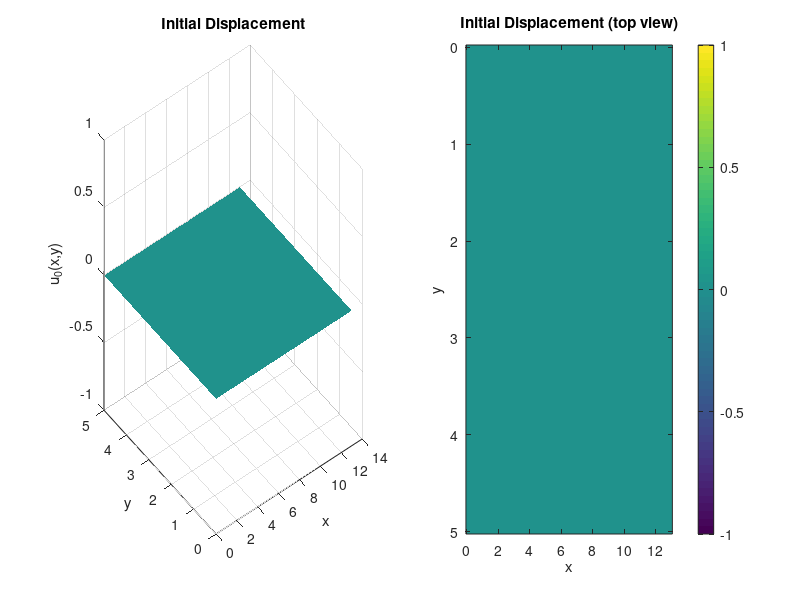

The MATLAB script that drew this image: (Note: this script raises an error after producing the figure.)
% QUICK_TEST_RUN_SWR_2D - Compare FDTD, SWR Dirichlet, and SWR Robin
clear all; close all; clc;

fprintf('Comparing FDTD, SWR Dirichlet, and SWR Robin...\n');

% Parameters
% N = 2;
N = 4;
a = 3;
M = 1;
Lx = N*a + M;
Ly = 5;
T = 10;
c = 1.0;
dh = 0.2;
dt = 0.7*dh/c;

% % viscous
% gamma = 1;
% nu = 0;

% viscoelastic
gamma = 0;
nu = 1;

% Transmission condition parameters
% theta1 = 1/c;  % p parameter for Robin
% theta2 = 0;    % q parameter for Robin

theta1 = 0;
theta2 = 1/a;

% SWR iterations
k = 50*N;

% % Initial conditions
% u0 = @(x,y) sin(3*pi.*x/Lx) .* sin(5*pi.*y/Ly);
% v0 = @(x,y) 0.*x.*y;

u0 = @(x,y) 0.*x.*y;
v0 = @(x,y) exp(-sqrt((x-Lx/3).^2+(y-Ly/3).^2));

% Plot initial conditions
x_ic = linspace(0, Lx, 100);
y_ic = linspace(0, Ly, 100);
[X, Y] = meshgrid(x_ic, y_ic);
U0 = u0(X, Y);

figure()
subplot(1,2,1)
surf(X, Y, U0)
shading interp
xlabel('x')
ylabel('y')
zlabel('u_0(x,y)')
title('Initial Displacement')

subplot(1,2,2)
imagesc(x_ic, y_ic, U0)
xlabel('x')
ylabel('y')
title('Initial Displacement (top view)')
colorbar
sgtitle('Initial Conditions')

%% Compute reference solution with FDTD
fprintf('Computing reference solution with FDTD...\n');
u_ref = run_fdtd_2D(u0, v0, Lx, Ly, T, c, dh, dt, gamma, nu);
u_init = rand(size(u_ref));

%% Run SWR with Dirichlet interfaces
fprintf('Running SWR with Dirichlet interfaces...\n');
tic;
[ud_dirichlet, final_res_dirichlet, res_history_dirichlet] = run_swr_dirichlet_2D(u0, v0, N, a, M, T, c, dh, dt, gamma, nu, theta1, theta2, k, u_init, u_ref);
time_dirichlet = toc;

fprintf('Dirichlet Results:\n');
fprintf('  Iterations: %d\n', k);
fprintf('  Final residual: %.3e\n', final_res_dirichlet);
fprintf('  Time: %.2f seconds\n', time_dirichlet);

%% Run SWR with Robin interfaces
fprintf('Running SWR with Robin interfaces...\n');
tic;
[ud_robin, final_res_robin, res_history_robin] = run_swr_2D(u0, v0, N, a, M, T, c, dh, dt, gamma, nu, theta1, theta2, k, u_init, u_ref);
time_robin = toc;

fprintf('Robin Results:\n');
fprintf('  Iterations: %d\n', k);
fprintf('  Final residual: %.3e\n', final_res_robin);
fprintf('  Time: %.2f seconds\n', time_robin);

%% Plot comparison results
% Final time solutions comparison
figure()
subplot(2,3,1)
imagesc(squeeze(u_ref(:,:,end)))
title('FDTD Reference (final time)')
colorbar
axis equal tight

subplot(2,3,2)
imagesc(squeeze(ud_dirichlet(:,:,end)))
title('SWR Dirichlet (final time)')
colorbar
axis equal tight

subplot(2,3,3)
imagesc(squeeze(ud_robin(:,:,end)))
title('SWR Robin (final time)')
colorbar
axis equal tight

% Error maps
subplot(2,3,4)
error_dirichlet = abs(ud_dirichlet - u_ref);
imagesc(squeeze(error_dirichlet(:,:,end)))
title('Dirichlet Error (final time)')
colorbar
axis equal tight

subplot(2,3,5)
error_robin = abs(ud_robin - u_ref);
imagesc(squeeze(error_robin(:,:,end)))
title('Robin Error (final time)')
colorbar
axis equal tight

% Convergence history
subplot(2,3,6)
semilogy(1:length(res_history_dirichlet), res_history_dirichlet, 'o-', 'LineWidth', 2, 'DisplayName', 'Dirichlet')
hold on
semilogy(1:length(res_history_robin), res_history_robin, 's-', 'LineWidth', 2, 'DisplayName', 'Robin')
xlabel('Iteration')
ylabel('Relative Residual')
title('SWR Convergence History')
legend('show', 'Location', 'best')
grid on
sgtitle('Method Comparison: FDTD vs SWR with Different Interface Conditions')

%% Plot time evolution at center line for all methods
figure()
y_center = round(Ly/2);
x_axis = linspace(0, Lx, size(u_ref,1));
t_axis = linspace(0, T, size(u_ref,3));

u_ref_center = squeeze(u_ref(:, y_center, :))';
ud_dirichlet_center = squeeze(ud_dirichlet(:, y_center, :))';
ud_robin_center = squeeze(ud_robin(:, y_center, :))';

% Reference solution
subplot(2,3,1)
surf(x_axis, t_axis, u_ref_center)
shading interp
xlabel('x')
ylabel('t')
zlabel('u')
title('FDTD Reference (center y)')

% Dirichlet solution
subplot(2,3,2)
surf(x_axis, t_axis, ud_dirichlet_center)
shading interp
xlabel('x')
ylabel('t')
zlabel('u')
title('SWR Dirichlet (center y)')

% Robin solution
subplot(2,3,3)
surf(x_axis, t_axis, ud_robin_center)
shading interp
xlabel('x')
ylabel('t')
zlabel('u')
title('SWR Robin (center y)')

% Error - Dirichlet
subplot(2,3,4)
error_dirichlet_center = abs(u_ref_center - ud_dirichlet_center);
surf(x_axis, t_axis, error_dirichlet_center)
shading interp
xlabel('x')
ylabel('t')
zlabel('Error')
title('Dirichlet Error (center y)')

% Error - Robin
subplot(2,3,5)
error_robin_center = abs(u_ref_center - ud_robin_center);
surf(x_axis, t_axis, error_robin_center)
shading interp
xlabel('x')
ylabel('t')
zlabel('Error')
title('Robin Error (center y)')

% Final time slice comparison
subplot(2,3,6)
plot(x_axis, u_ref_center(end,:), 'k-', 'LineWidth', 3, 'DisplayName', 'FDTD Reference')
hold on
plot(x_axis, ud_dirichlet_center(end,:), 'r--', 'LineWidth', 2, 'DisplayName', 'SWR Dirichlet')
plot(x_axis, ud_robin_center(end,:), 'b:', 'LineWidth', 2, 'DisplayName', 'SWR Robin')
xlabel('x')
ylabel('u')
title('Final Time Slice Comparison')
legend('show', 'Location', 'best')
grid on
sgtitle('Time Evolution at Center Line: Method Comparison')

%% Plot detailed convergence comparison
figure()
% subplot(1,2,1)
semilogy(1:length(res_history_dirichlet), res_history_dirichlet, 'o-', 'LineWidth', 2, 'DisplayName', 'Dirichlet')
hold on
semilogy(1:length(res_history_robin), res_history_robin, 's-', 'LineWidth', 2, 'DisplayName', 'Robin')
xlabel('Iteration')
ylabel('Relative Residual')
title('Convergence History')
legend('show')
grid on

% subplot(1,2,2)
% bar([final_res_dirichlet, final_res_robin])
% set(gca, 'XTickLabel', {'Dirichlet', 'Robin'})
% ylabel('Final Relative Residual')
% title('Final Error Comparison')
% grid on
% sgtitle('SWR Convergence Analysis')

%% Display performance summary
fprintf('\n=== PERFORMANCE SUMMARY ===\n');
fprintf('Method            Final Residual    Time (s)    Iterations\n');
fprintf('--------------------------------------------------------\n');
fprintf('SWR Dirichlet     %.3e         %.2f        %d\n', final_res_dirichlet, time_dirichlet, k);
fprintf('SWR Robin         %.3e         %.2f        %d\n', final_res_robin, time_robin, k);

% Calculate accuracy improvement
if final_res_dirichlet > 0 && final_res_robin > 0
    if final_res_dirichlet < final_res_robin
        improvement = final_res_robin / final_res_dirichlet;
        fprintf('Dirichlet is %.2fx more accurate than Robin\n', improvement);
    else
        improvement = final_res_dirichlet / final_res_robin;
        fprintf('Robin is %.2fx more accurate than Dirichlet\n', improvement);
    end
end

%% Plot subdomain boundaries for reference
figure()
x_ticks_arr = zeros(2,N);
aj = @(j) a*(j-1);
bj = @(j) aj(j+1) + M;
for iii = 1:N
    x_ticks_arr(:,iii) = [aj(iii),bj(iii)];
end
x_ticks_arr = reshape(x_ticks_arr,2*N,1);

% Generate labels as 'a1', 'b1', 'a2', 'b2', ...
labels = cell(1, 2*N);
for iii = 1:N
    labels{2*iii-1} = sprintf('a%d', iii);
    labels{2*iii} = sprintf('b%d', iii);
end

% Sort x_ticks_arr and apply the same order to labels
[x_ticks_arr, sortIdx] = sort(x_ticks_arr);
labels = labels(sortIdx);

plot(x_ticks_arr, zeros(size(x_ticks_arr)), 'rx', 'MarkerSize', 10, 'LineWidth', 2)
xlabel('x')
title('Subdomain Interface Locations')
grid on
for i = 1:length(x_ticks_arr)
    text(x_ticks_arr(i), 0.1, labels{i}, 'HorizontalAlignment', 'center')
end
ylim([-0.5, 0.5])
